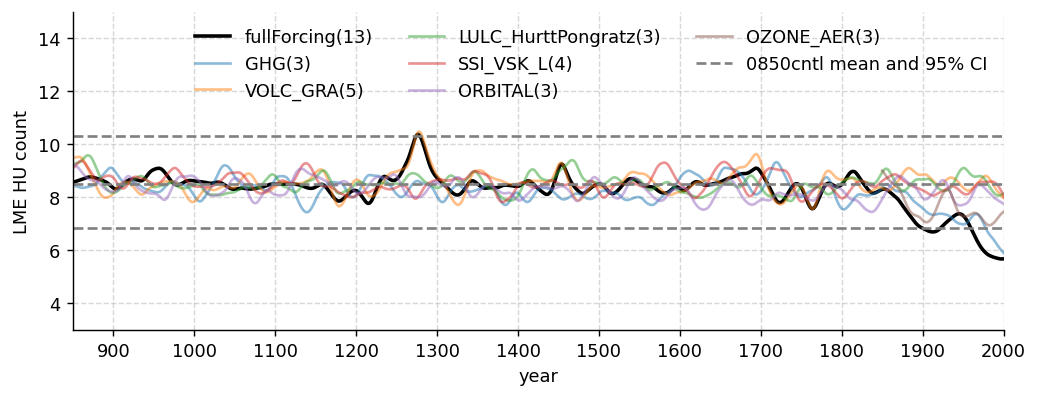

Source code (Python):
#!/usr/bin/env python
# Wenchang Yang (wenchang@princeton.edu)
# Mon Jan 10 13:38:55 EST 2022
if __name__ == '__main__':
    import sys
    from misc.timer import Timer
    tt = Timer('start ' + ' '.join(sys.argv))
import sys, os.path, os, glob, datetime
import xarray as xr, numpy as np, pandas as pd, matplotlib.pyplot as plt
#more imports
from misc.shell import run_shell
#
if __name__ == '__main__':
    tt.check('end import')
#
#start from here
import xfilter
n_window = 40
lowpass = lambda da: da.filter.lowpass(1/n_window, dim='year', padtype='even')
 
#start from here
daname = 'HU'
#historical exps
ifile = f'data/LME/LME_{daname}_7cases_smooth40yr_ensmean.nc'
#ds = xr.open_dataset(ifile)
#print('[loaded]:', ifile)
ifile_cached = __file__.replace('.py', '.nc')
if not os.path.exists(ifile_cached): run_shell(f'cp {ifile} {ifile_cached}')
ds = xr.open_dataset(ifile_cached)
print('[loaded]:', ifile_cached, 'from', ifile)

#ctl exp
case_ctl = '0850cntl'
ifile = f'data/LME/LME_sstTC_{case_ctl}_{daname}_smooth40yr_spread.nc'
#ds_ctl = xr.open_dataset(ifile)
#print('[loaded]:', ifile)
ifile_cached = __file__.replace('.py', '__ctl.nc')
if not os.path.exists(ifile_cached): run_shell(f'cp {ifile} {ifile_cached}')
ds_ctl = xr.open_dataset(ifile_cached)
print('[loaded]:', ifile_cached, 'from', ifile)

"""
#sediment HU
ds_sed = xr.open_dataset('data/Lizzie/sedimentHU_v20220711ens_noCaySal_wy_max_lp40_count.nc') #wy 2022-08-08
#modern HU
ds_modern = xr.open_dataset('data/Vecchi2021/humh_adjusted_lowpass40.nc')
#LMR2.1 HU
ds_lmr2019 = xr.open_dataset('data/LMR/LMR2019_ssttc_rMDRtransformed18702000_HU_lp40_CI95.nc')
"""
 
def wyplot(ax=None):
    if ax is None:
        figsize = (8,3)
        fig, ax = plt.subplots(figsize=figsize)
    lw = 2
    #full forcing exp
    case = 'fullForcing'
    label = f'{case}({ds.ens_size.sel(case=case).item()})'
    ds[daname].sel(case=case).plot(ax=ax, color='k', label=label, lw=lw)

    #partial forcing exps
    ax.set_prop_cycle(None)
    for case in ds.case.values[1:]:
        label = f'{case}({ds.ens_size.sel(case=case).item()})'
        ds[daname].sel(case=case).plot(ax=ax, label=label, alpha=0.5)

    #cntl spread
    da = ds_ctl[daname]
    color, linestyle = 'gray', '--'#'--'
    ax.axhline(da.sel(quantile=2), color=color, ls=linestyle, label=f'{case_ctl} mean and 95% CI') #quantile = 2 denotes mean here
    ax.axhline(da.sel(quantile=0.025), color=color, ls=linestyle)
    ax.axhline(da.sel(quantile=0.975), color=color, ls=linestyle)

    """
    ##compare to sediment/modern/LMR2.1SST HU
    #sediment HU
    ds_sed['sedimentHUcount'].sel(member='sediment_estimate').plot(ax=ax, color='gray', label='sediment HU', lw=lw//2, ls='--')
    #modern HU
    ds_modern['HU'].sel(quantile=0.5).plot(ax=ax, color='k', label='modern HU', lw=lw//2, ls='--')
    #LMR2.1 HU
    ds_lmr2019['HU'].sel(quantile=0.5).plot(ax=ax, color='C1', label='LMR2.1', lw=lw//2, ls='--')
    """

    ax.legend(ncol=3)
    if daname == 'HU':
        #ax.set_ylim(5,11)
        #ax.set_ylim(4,11)
        ax.set_ylim(3,15)
    ax.set_xlim(850,2000)
    ax.set_xticks(range(2000,850,-100))
    ax.set_title('')
    if daname in ('HU', 'MH'):
        ax.set_ylabel(f'LME {daname} count')
        
 
if __name__ == '__main__':
    from wyconfig import * #my plot settings
    plt.close()
    wyplot()
    
    #savefig
    if len(sys.argv)>1 and 'savefig' in sys.argv[1:] or 's' in sys.argv:
        figname = __file__.replace('.py', f'.png')
        #figname = ofile.replace('.nc', f'.png')
        if 'overwritefig' in sys.argv[1:] or 'o' in sys.argv:
            wysavefig(figname, overwritefig=True)
        else:
            wysavefig(figname)
    tt.check(f'**Done**')
    plt.show()
    
